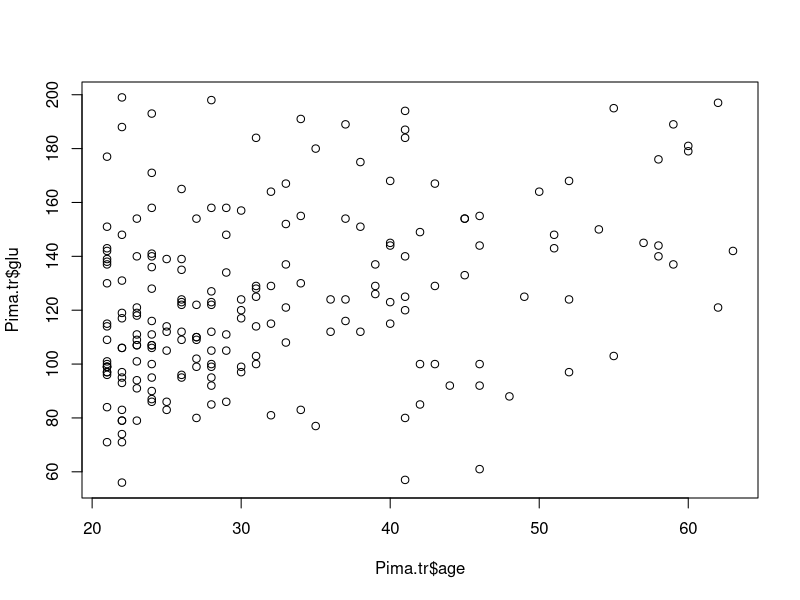
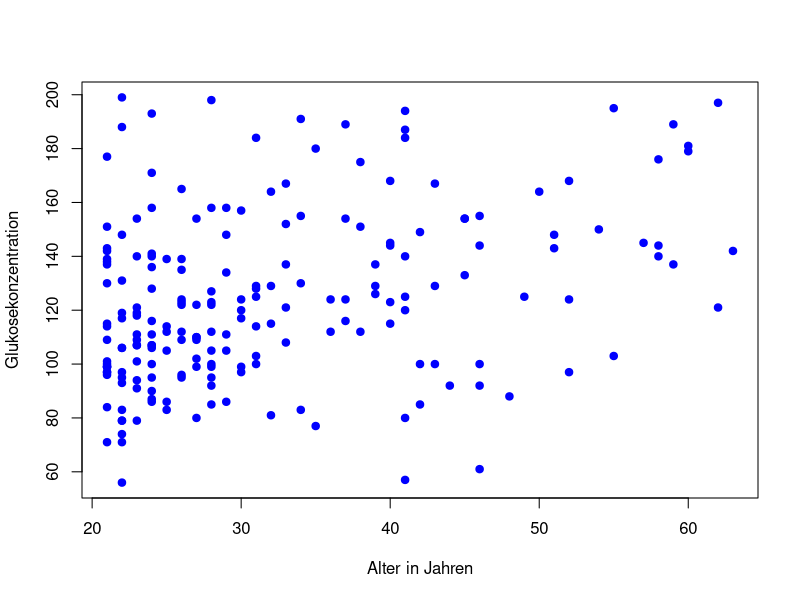
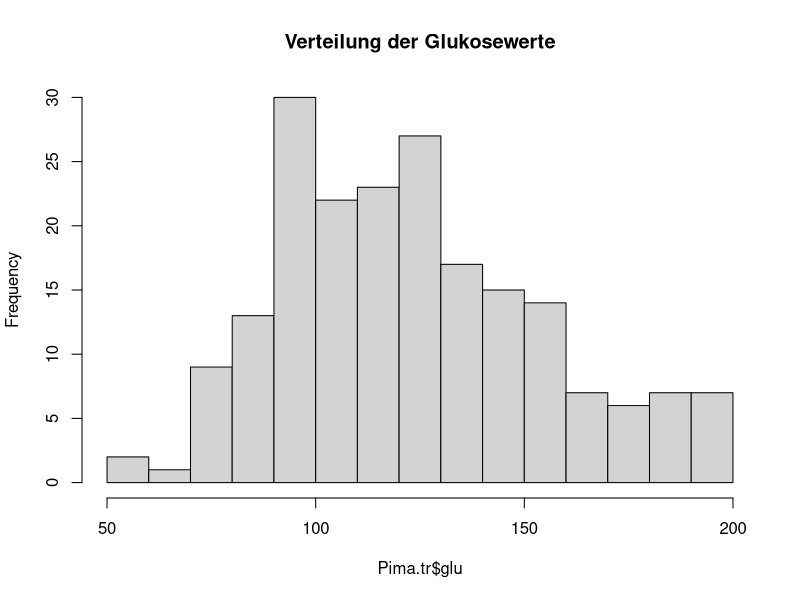
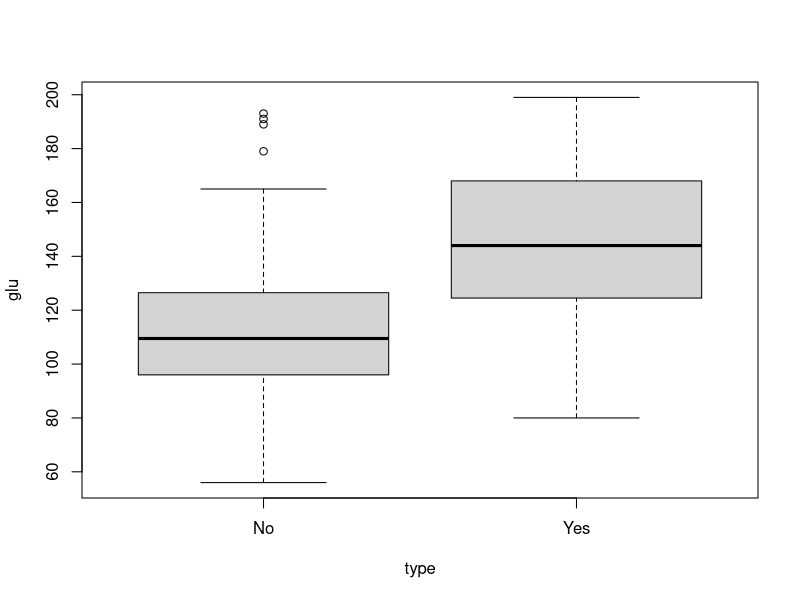
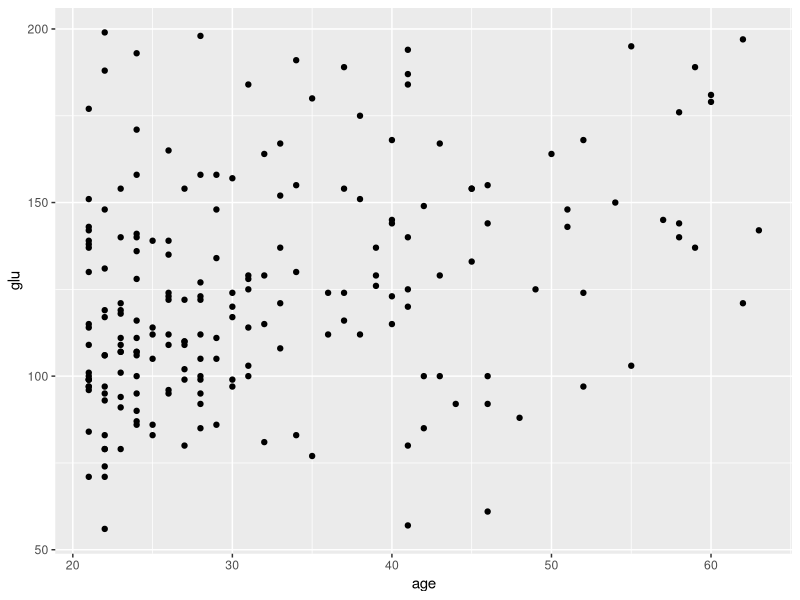
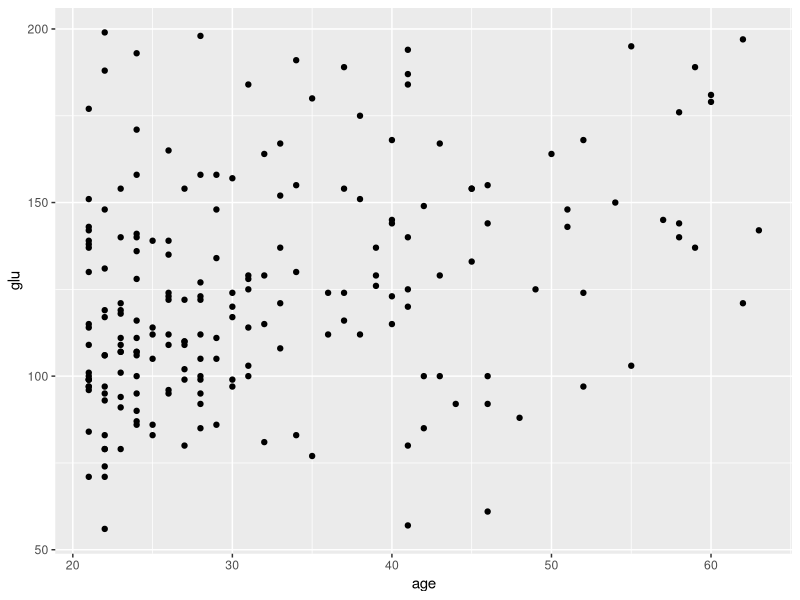
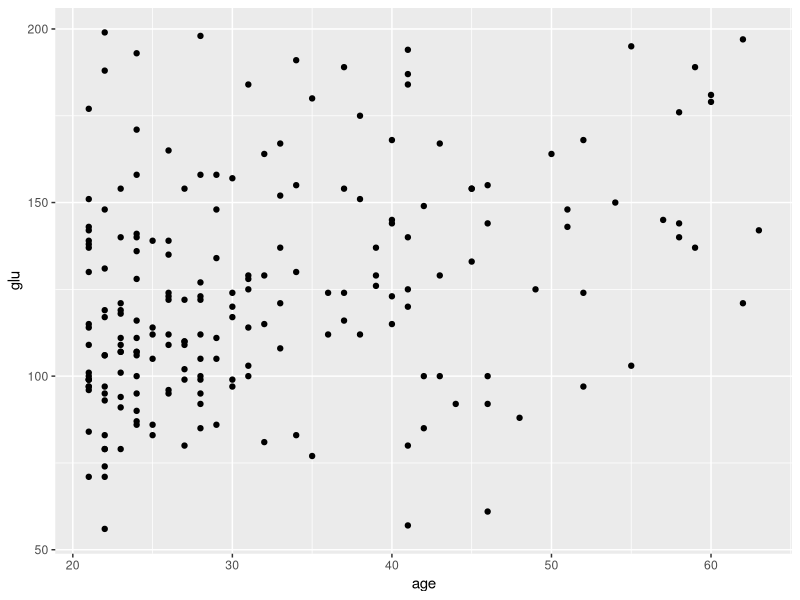
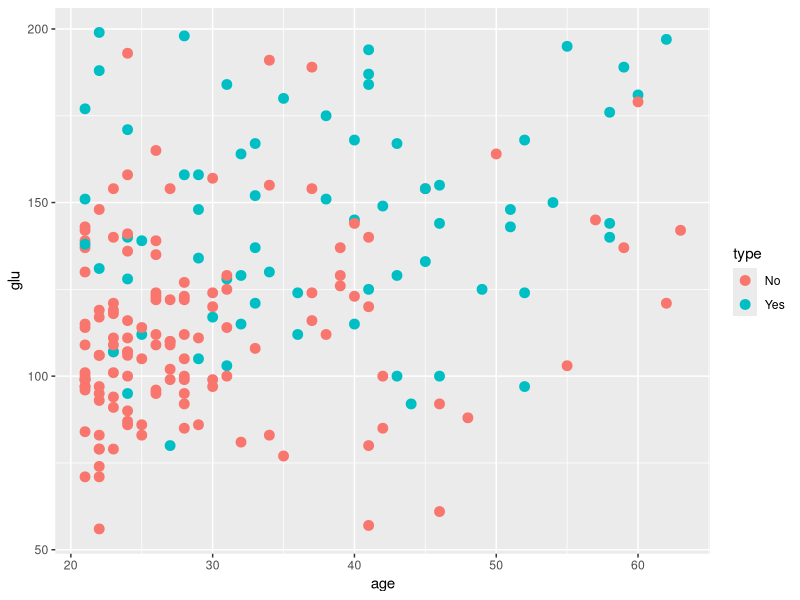

Source code (R) for these figures, in order:
## ---- chunk 1
library(MASS)

data(Pima.tr)

head(Pima.tr)
## ---- chunk 2
str(Pima.tr)
## ---- chunk 3
plot(Pima.tr$age, Pima.tr$glu)
## ---- chunk 4
plot(
  Pima.tr$age,
  Pima.tr$glu,
  xlab = "Alter in Jahren",
  ylab = "Glukosekonzentration",
  pch = 19,
  col = "blue"
)
## ---- chunk 5
hist(Pima.tr$glu, breaks = 20, main = "Verteilung der Glukosewerte")
## ---- chunk 6
boxplot(glu ~ type, data = Pima.tr)
## ---- chunk 7
library(ggplot2)
## ---- chunk 8
ggplot(Pima.tr, aes(x = age, y = glu)) +
  geom_point()
## ---- chunk 9
ggplot(data = Pima.tr, aes(x = age, y = glu)) +
  geom_point()
## ---- chunk 10
ggplot(Pima.tr, aes(x = age, y = glu)) +
  geom_point()
## ---- chunk 11
ggplot(Pima.tr, aes(x = age, y = glu, color = type)) +
  geom_point(size = 3)
## ---- chunk 12
ggplot(Pima.tr, aes(x = age, y = glu, color = type)) +
  geom_point()
## ---- chunk 13
ggplot(Pima.tr, aes(x = age, y = glu)) +
  geom_point(color = "blue")
## ---- chunk 14
data(DNase)

head(DNase)
## ---- chunk 15
ggplot(DNase, aes(x = conc, y = density)) +
  geom_point()
## ---- chunk 16
ggplot(DNase, aes(x = conc, y = density)) +
  geom_point() +
  scale_x_log10()
## ---- chunk 17
ggplot(DNase, aes(x = conc, y = density, group = Run)) +
  geom_line() +
  geom_point()
## ---- chunk 18
ggplot(DNase, aes(x = density)) +
  geom_histogram(bins = 25)
## ---- chunk 19
ggplot(DNase, aes(x = density)) +
  geom_histogram(binwidth = 0.1)
## ---- chunk 20
ggplot(DNase, aes(x = density)) +
  geom_density()
## ---- chunk 21
ggplot(DNase, aes(x = density, color = Run)) +
  geom_density()
## ---- chunk 22
ggplot(DNase, aes(x = Run, y = density)) +
  geom_boxplot()
## ---- chunk 23
ggplot(DNase, aes(x = conc, y = density)) +
  geom_point() +
  geom_smooth()
## ---- chunk 24
ggplot(DNase, aes(x = conc, y = density)) +
  geom_point() +
  geom_smooth(method = "lm")
## ---- chunk 25
ggplot(DNase, aes(x = conc, y = density)) +
  geom_point() +
  scale_x_log10()
## ---- chunk 26
ggplot(DNase, aes(x = conc, y = density)) +
  geom_point() +
  geom_smooth(se = FALSE) +
  scale_x_log10()
## ---- chunk 27
ggplot(DNase, aes(x = conc, y = density, color = Run)) +
  geom_point() +
  scale_x_log10()
## ---- chunk 28
ggplot(DNase, aes(x = conc, y = density, color = Run, group = Run)) +
  geom_line() +
  geom_point() +
  scale_x_log10()
## ---- chunk 29
groups <- data.frame(
  sampleGroup = c(
    "E3.25",
    "E3.25 (FGF4-KO)",
    "E3.5 (EPI)",
    "E3.5 (FGF4-KO)",
    "E3.5 (PE)",
    "E4.5 (EPI)",
    "E4.5 (FGF4-KO)",
    "E4.5 (PE)"
  ),
  n = c(36, 17, 11, 8, 11, 4, 10, 4),
  color = c(
    "#CAB2D6",
    "#FDBF6F",
    "#A6CEE3",
    "#FF7F00",
    "#B2DF8A",
    "#1F78B4",
    "#E31A1C",
    "#33A02C"
  )
)

groups
## ---- chunk 30
ggplot(groups, aes(x = sampleGroup, y = n)) +
  geom_col()
## ---- chunk 31
ggplot(groups, aes(x = sampleGroup, y = n)) +
  geom_bar(stat = "identity")
## ---- chunk 32
ggplot(groups, aes(x = sampleGroup, y = n)) +
  geom_col() +
  theme(axis.text.x = element_text(angle = 90, hjust = 1))
## ---- chunk 33
ggplot(groups, aes(x = n, y = sampleGroup)) +
  geom_col()
## ---- chunk 34
groupColor <- setNames(groups$color, groups$sampleGroup)

groupColor
## ---- chunk 35
ggplot(groups, aes(x = sampleGroup, y = n, fill = sampleGroup)) +
  geom_col() +
  scale_fill_manual(values = groupColor, name = "Gruppe") +
  theme(axis.text.x = element_text(angle = 90, hjust = 1))
## ---- chunk 36
ggplot(DNase, aes(x = conc, y = density)) +
  geom_point() +
  geom_line() +
  scale_x_log10() +
  facet_wrap(~ Run)
## ---- chunk 37
ggplot(DNase, aes(x = conc, y = density, color = Run, group = Run)) +
  geom_line() +
  geom_point() +
  scale_x_log10() +
  labs(
    title = "DNase-Assay: Zusammenhang zwischen Konzentration und optischer Dichte",
    subtitle = "Messungen aus mehreren Versuchsläufen",
    x = "Konzentration (log10-Skala)",
    y = "Optische Dichte",
    color = "Versuchslauf"
  )
## ---- chunk 38
ggplot(DNase, aes(x = conc, y = density)) +
  geom_point() +
  theme_minimal()
## ---- chunk 39
ggplot(DNase, aes(x = conc, y = density, color = Run, group = Run)) +
  geom_line() +
  geom_point() +
  scale_x_log10() +
  labs(
    title = "DNase-Assay",
    x = "Konzentration (log10-Skala)",
    y = "Optische Dichte",
    color = "Versuchslauf"
  ) +
  theme_minimal()
